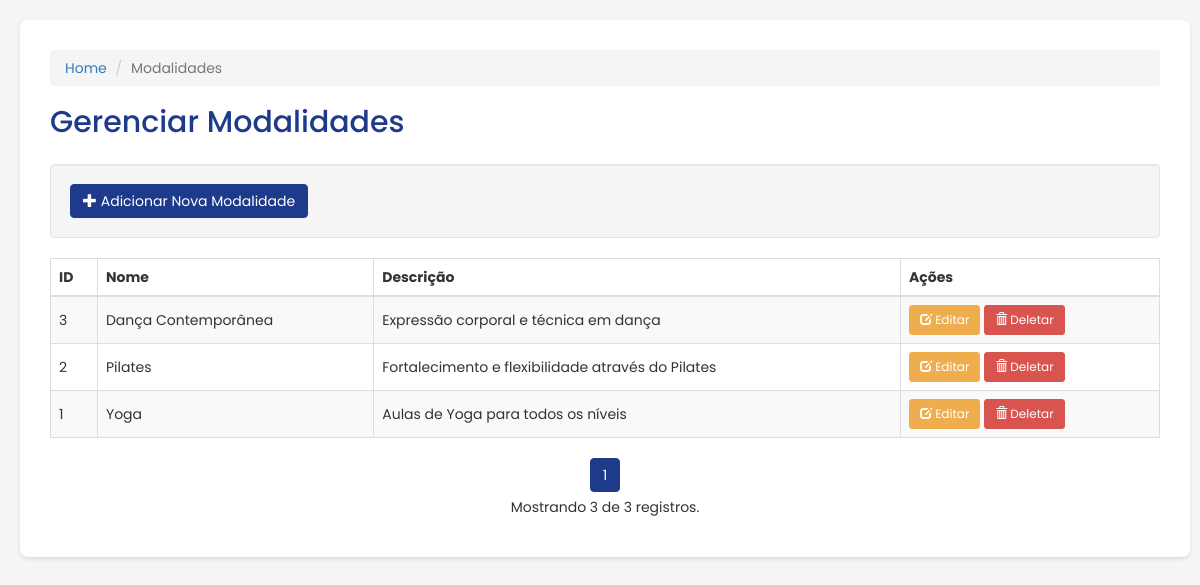
/api/modalidades/get-with-pagination.php (signed in), run on the app's committed database.
### tables this page shows
CREATE TABLE `modalidades` (
  `modalidade_id` INT(11) NOT NULL AUTO_INCREMENT,
  `nome` VARCHAR(100) NOT NULL,
  `descricao` TEXT,
  `ativo` TINYINT(1) NOT NULL DEFAULT 1,
  PRIMARY KEY (`modalidade_id`)
);

### API/modalidades/get-with-pagination.php (the view, shortened to what this page needs)
<?php
require_once '../../config/connect.php';
$limite_por_pagina = 5;
$pagina_atual = isset($_GET['page']) ? (int)$_GET['page'] : 1;
$offset = ($pagina_atual - 1) * $limite_por_pagina;
$modalidades = [];
$total_modalidades = 0;
$total_paginas = 1;
$sql_count = "SELECT COUNT(*) AS total FROM modalidades";
$result_count = $con->query($sql_count);
if ($result_count) {
    $total_modalidades = $result_count->fetch_assoc()['total'];
    $total_paginas = ceil($total_modalidades / $limite_por_pagina);
} else {
    $message = "Erro ao contar modalidades: " . $con->error;
    $message_type = "danger";
}
$sql = "SELECT * FROM modalidades ORDER BY modalidade_id DESC LIMIT {$limite_por_pagina} OFFSET {$offset}";
$result = $con->query($sql);
if ($result) {
    while ($row = $result->fetch_assoc()) {
        $modalidades[] = $row;
    }
} else {
    $message = "Erro ao buscar modalidades: " . $con->error;
    $message_type = "danger";
}
?>
<!DOCTYPE html>
<html lang="pt-BR">
<head>
    <link rel="stylesheet" href="https://maxcdn.bootstrapcdn.com/bootstrap/3.3.7/css/bootstrap.min.css">
</head>
<body>
    <div class="container">
        <ol class="breadcrumb">
            <li><a href="../../dashboard.php">Home</a></li>
            <li class="active">Modalidades</li>
        </ol>
        <h2>Gerenciar Modalidades</h2>
        <div class="well">
            <a href="create-form.php" class="btn btn-primary">
                <span class="glyphicon glyphicon-plus"></span> Adicionar Nova Modalidade
            </a>
        </div>
        <?php if (!empty($modalidades)) { ?>
            <div class="table-responsive">
                <table class="table table-bordered table-striped">
                    <thead>
                        <tr>
                            <th>ID</th>
                            <th>Nome</th>
                            <th>Descrição</th>
                            <th>Ações</th>
                        </tr>
                    </thead>
                    <tbody>
                        <?php foreach ($modalidades as $modalidade) { ?>
                            <tr>
                                <td><?php echo htmlspecialchars($modalidade['modalidade_id']); ?></td>
                                <td><?php echo htmlspecialchars($modalidade['nome']); ?></td>
                                <td><?php echo htmlspecialchars($modalidade['descricao'] ?? 'N/A'); ?></td>
                                <td>
                                    <a href="update.php?id=<?php echo htmlspecialchars($modalidade['modalidade_id']); ?>" class="btn btn-warning btn-sm">
                                        <span class="glyphicon glyphicon-edit"></span> Editar
                                    </a>
                                    <a href="delete.php?id=<?php echo htmlspecialchars($modalidade['modalidade_id']); ?>"
                                       class="btn btn-danger btn-sm"
                                       onclick="return confirm('Tem certeza que deseja deletar esta modalidade?');">
                                        <span class="glyphicon glyphicon-trash"></span> Deletar
                                    </a>
                                </td>
                            </tr>
                        <?php } ?>
                    </tbody>
                </table>
            </div>
            <div class="text-center">
                <ul class="pagination">
                    <?php for ($i = 1; $i <= $total_paginas; $i++) { ?>
                        <li class="<?php echo ($i === $pagina_atual) ? 'active' : ''; ?>">
                            <a href="?page=<?php echo $i; ?>"><?php echo $i; ?></a>
                        </li>
                    <?php } ?>
                </ul>
                <p>Mostrando <?php echo count($modalidades); ?> de <?php echo $total_modalidades; ?> registros.</p>
            </div>
        <?php } else { ?>
            <div class="alert alert-info">
                Nenhuma modalidade encontrada. <a href="create-form.php">Crie uma nova</a>!
            </div>
        <?php } ?>
    </div>
</body>
</html>

### API/modalidades/get-with-pagination.php (style rules this page uses)
body { padding: 20px; background: #f5f5f5; font-family: 'Poppins', sans-serif; }
.container { background: white; padding: 30px; border-radius: 8px; box-shadow: 0 2px 4px rgba(0,0,0,0.1); }
h2 { color: #1e3a8a; margin-bottom: 25px; }
.table > tbody > tr > td { vertical-align: middle; }
.pagination { margin: 0; }
.pagination > li > a, .pagination > li > span { color: #1e3a8a; }
.pagination > .active > a, .pagination > .active > span { background-color: #1e3a8a; border-color: #1e3a8a; color: white; }
.btn-primary { background-color: #1e3a8a; border-color: #1e3a8a; }
.btn-warning { background-color: #f0ad4e; border-color: #f0ad4e; }
.btn-danger { background-color: #d9534f; border-color: #d9534f; }

### data on the page
modalidades: modalidade_id "3", nome "Dança Contemporânea", descricao "Expressão corporal e técnica em dança"
modalidades: modalidade_id "2", nome "Pilates", descricao "Fortalecimento e flexibilidade através do Pilates"
modalidades: modalidade_id "1", nome "Yoga", descricao "Aulas de Yoga para todos os níveis"

### other printed values
count($modalidades) "3"
$total_modalidades "3"
